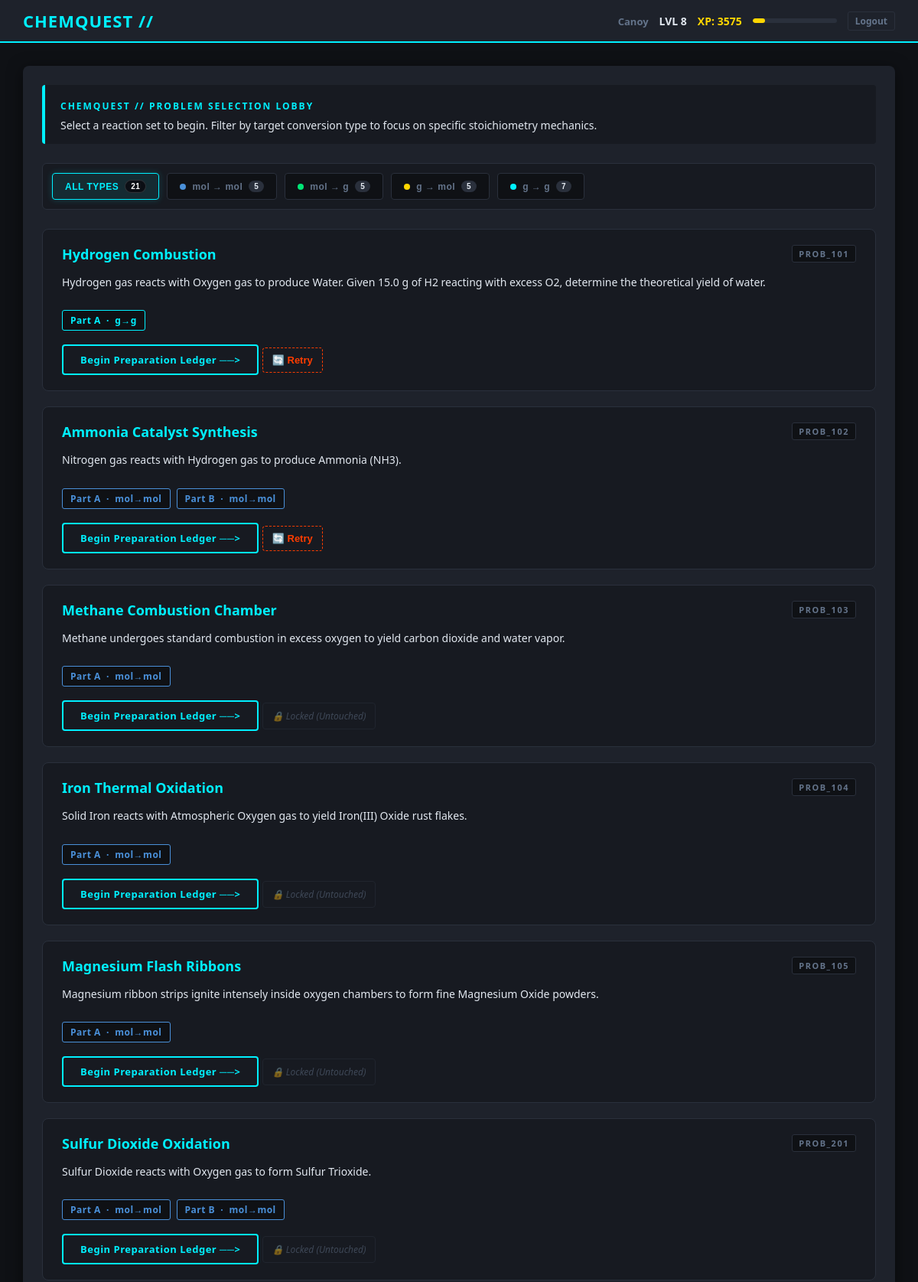
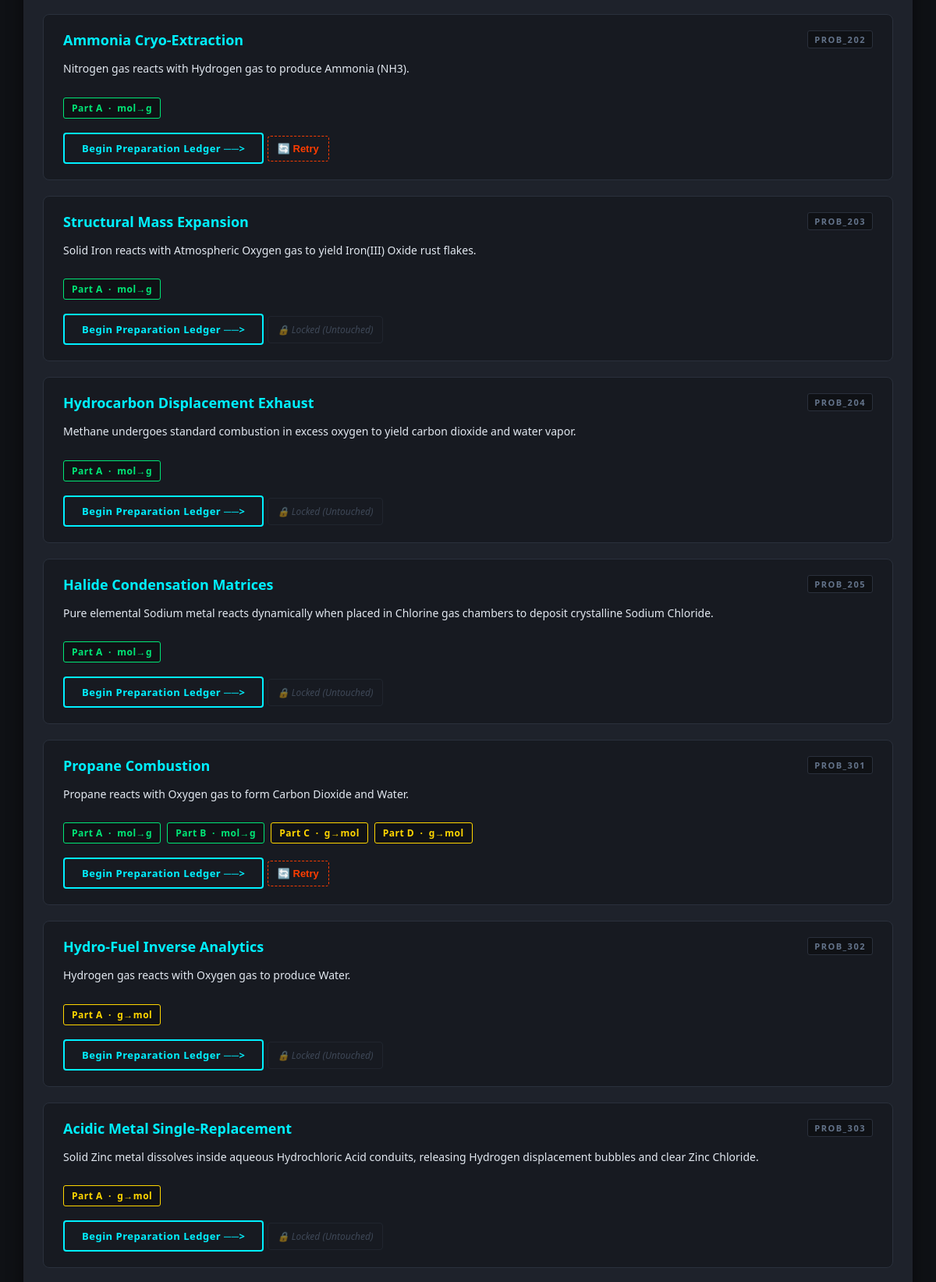
/problem_lobby/ (signed in, upper part), run on the app's committed database (2 pictures, top to bottom).
### core_app/models.py (models this page shows, shortened)
class StoichiometryProblem(models.Model):
    problem_id            = models.CharField(max_length=50, unique=True)
    title                 = models.CharField(max_length=200)
    prompt                = models.TextField()
    reactants_str         = models.CharField(max_length=200)
    products_str          = models.CharField(max_length=200)
    correct_coefficients  = models.CharField(max_length=50)
    is_limiting_problem   = models.BooleanField(default=False)

class ProblemPart(models.Model):
    problem          = models.ForeignKey(StoichiometryProblem, on_delete=models.CASCADE,
                                         related_name='parts')
    part_label       = models.CharField(max_length=10)
    part_prompt      = models.TextField()
    given_substance  = models.ForeignKey(Substance, on_delete=models.PROTECT,
                                         related_name='given_parts')
    given_quantity   = models.DecimalField(max_digits=12, decimal_places=4)
    given_unit       = models.CharField(max_length=10, default='g')
    target_substance = models.ForeignKey(Substance, on_delete=models.PROTECT,
                                         related_name='target_parts')
    target_unit      = models.CharField(max_length=10, default='g')
    conversion_type  = models.CharField(max_length=20, choices=CONVERSION_CHOICES,
                                        default=CONVERSION_G_TO_G)
    correct_answer   = models.DecimalField(max_digits=14, decimal_places=4)
    is_limiting_part = models.BooleanField(default=False)
    order            = models.PositiveSmallIntegerField(default=0)
    limiting_given_quantities = models.JSONField(default=dict, blank=True)
    class Meta:
        ordering = ['order']
        unique_together = [('problem', 'part_label')]

### core_app/views.py (the view)
# urls.py: path('problem_lobby/', views.problem_lobby, name='problem_lobby'),
@login_required
def problem_lobby(request):
    problems = _all_problems()
    answered_problem_ids = set(
        StudentTelemetryLog.objects.filter(user=request.user)
        .values_list('problem_id', flat=True)
    )
    for problem in problems:
        problem.has_telemetry = problem.problem_id in answered_problem_ids
    return render(request, 'problem_lobby.html', {
        'problems': problems
    })

### core_app/context_processors.py (called while the page is built, shortened)
def xp_status(request) -> dict:
    if request.user.is_authenticated:
        profile = getattr(request.user, 'profile', None)
        if profile is None:
            from core_app.models import UserProfile
            profile, _ = UserProfile.objects.get_or_create(user=request.user)
        return {
            'user_level': profile.level,
            'user_total_xp': profile.total_xp,
            'user_xp_into_level': profile.xp_into_current_level,
            'user_level_progress_pct': profile.level_progress_pct,
        }

### core_app/models.py (called while the page is built)
    @property
    def level(self):
        return max(1, self.total_xp // XP_PER_LEVEL + 1)

    @property
    def xp_into_current_level(self):
        return self.total_xp % XP_PER_LEVEL

    @property
    def level_progress_pct(self):
        return round((self.xp_into_current_level / XP_PER_LEVEL) * 100, 1)

### core_app/views.py (called while the page is built, shortened)
def global_user_status(request):
    if request.user.is_authenticated:
        profile, _ = UserProfile.objects.get_or_create(user=request.user)
        return {
            'user_level':            profile.level,
            'user_total_xp':         profile.total_xp,
            'user_xp_into_level':    profile.xp_into_current_level,
            'user_level_progress_pct': profile.level_progress_pct,
        }

def _all_problems():
    return StoichiometryProblem.objects.prefetch_related('parts').order_by('problem_id')

### templates/problem_lobby.html (shortened to what this page needs)
{% extends 'base.html' %}
{% block content %}
<div class="lobby-header">
    <span style="color: var(--cyber-teal); font-weight: bold; font-size: 12px; letter-spacing: 2px;">CHEMQUEST // PROBLEM SELECTION LOBBY</span>
    <p style="margin: 6px 0 0 0; color: var(--text-light); font-size: 14px;">
        Select a reaction set to begin. Filter by target conversion type to focus on specific stoichiometry mechanics.
    </p>
</div>
<div class="filter-ribbon">
    <button class="filter-btn active" onclick="filterCategory('all', this)" data-type="all">
        ALL TYPES <span class="filter-count" id="count-all">0</span>
    </button>
    <button class="filter-btn" onclick="filterCategory('mol_to_mol', this)" data-type="mol_to_mol">
        <span style="display:inline-block; width:8px; height:8px; border-radius:50%; background:#4A90D9;"></span>
        mol → mol <span class="filter-count" id="count-mol_to_mol">0</span>
    </button>
    <button class="filter-btn" onclick="filterCategory('mol_to_g', this)" data-type="mol_to_g">
        <span style="display:inline-block; width:8px; height:8px; border-radius:50%; background:var(--combo-green);"></span>
        mol → g <span class="filter-count" id="count-mol_to_g">0</span>
    </button>
    <button class="filter-btn" onclick="filterCategory('g_to_mol', this)" data-type="g_to_mol">
        <span style="display:inline-block; width:8px; height:8px; border-radius:50%; background:var(--constant-gold);"></span>
        g → mol <span class="filter-count" id="count-g_to_mol">0</span>
    </button>
    <button class="filter-btn" onclick="filterCategory('g_to_g', this)" data-type="g_to_g">
        <span style="display:inline-block; width:8px; height:8px; border-radius:50%; background:var(--cyber-teal);"></span>
        g → g <span class="filter-count" id="count-g_to_g">0</span>
    </button>
</div>
<div class="problem-grid" id="problemGrid">
    {% for problem in problems %}
    <div class="problem-card" data-conversions="{% for part in problem.parts.all %}{{ part.conversion_type }} {% endfor %}">
        <div class="problem-card-header">
            <div>
                <p class="problem-title">
                    {{ problem.title }}
                </p>
                <p class="problem-prompt-preview">{{ problem.prompt }}</p>
            </div>
            <span class="problem-id-badge">{{ problem.problem_id }}</span>
        </div>
        <div class="parts-strip">
            {% for part in problem.parts.all %}
            <span class="part-chip {% if part.conversion_type == 'mol_to_mol' %}mol-to-mol{% elif part.conversion_type == 'mol_to_g' %}mol-to-g{% elif part.conversion_type == 'g_to_mol' %}g-to-mol{% else %}g-to-g{% endif %}">
                Part {{ part.part_label|upper }}
                &nbsp;·&nbsp;
                {% if part.conversion_type == 'mol_to_mol' %}mol→mol
                {% elif part.conversion_type == 'mol_to_g' %}mol→g
                {% elif part.conversion_type == 'g_to_mol' %}g→mol
                {% else %}g→g{% endif %}
            </span>
            {% endfor %}
        </div>
        <a class="btn-start" href="{% url 'preparation_ledger' problem.problem_id %}">
            Begin Preparation Ledger ──>
        </a>
        {% if problem.has_telemetry %}
            <button onclick="return performSystemWipe('{{ problem.problem_id }}');"
            style="text-decoration: none; padding: 8px 12px; border: 1px dashed var(--coral-red); color: var(--coral-red); font-size: 13px; border-radius: 4px; font-weight: bold; display: inline-flex; align-items: center; background-color: transparent; cursor: pointer;">
                🔄 Retry
            </button>
        {% else %}
            <span style="color: var(--text-muted); font-size: 12px; font-style: italic; border: 1px solid #2A303C; padding: 8px 12px; border-radius: 4px; pointer-events: none; opacity: 0.5;">
                🔒 Locked (Untouched)
            </span>
        {% endif %}
    </div>
    {% empty %}
    <p style="color: var(--text-muted); font-size: 15px;">
        No problems found. Run <code>python manage.py seed_problems</code> to populate the database.
    </p>
    {% endfor %}
</div>
{% endblock content %}

### templates/base.html (shortened to what this page needs)
<!DOCTYPE html>
<html lang="en">
<head>
</head>
<body>
<header>
    <h1><a href="{% url 'problem_lobby' %}" style="text-decoration:none; color:inherit;">CHEMQUEST //</a></h1>
    <div class="user-status">
        {% if request.user.is_authenticated %}
            <span>
                <a href="{% url 'student_dashboard' %}" style="color:var(--text-muted); font-size:13px; text-decoration: none;">{{ request.user.username }}</a>
            </span>
        {% endif %}
        <span id="xp-level-display">LVL {{ user_level }}</span>
        <span class="xp-display" id="xp-total-display">XP: {{ user_total_xp }}</span>
        <div style="width:110px; height:6px; background:#2A303C; border-radius:3px;
                    overflow:hidden; cursor:default;"
             title="{{ user_xp_into_level }} / 500 XP into level {{ user_level }}">
            <div id="xp-bar-fill"
                 style="width:{{ user_level_progress_pct }}%; height:100%;
                        background:var(--constant-gold); border-radius:3px;
                        transition:width 0.5s ease;"></div>
        </div>
        {% if request.user.is_authenticated %}
        <a href="{% url 'student_logout' %}"
           style="color:var(--text-muted); font-size:12px; text-decoration:none;
                  border:1px solid #2A303C; padding:3px 9px; border-radius:3px;">
            Logout
        </a>
        {% else %}
        <a href="{% url 'student_login' %}"
           style="color:var(--cyber-teal); font-size:12px; text-decoration:none;
                  border:1px solid var(--cyber-teal); padding:3px 9px; border-radius:3px;">
            Login
        </a>
        {% endif %}
    </div>
</header>
<main>
    <div class="workspace-container">
        {% block content %}{% endblock content %}
    </div>
</main>
</body>
</html>

### templates/base.html (style rules this page uses)
:root { --bg-dark: #0F1115; --bg-slate: #1E222B; --cyber-teal: #00F0FF; --combo-green: #00E676; --coral-red: #FF3D00; --constant-gold: #FFD600; --text-light: #E2E8F0; --text-muted: #64748B; }
body { background-color: var(--bg-dark); color: var(--text-light); font-family: 'Segoe UI', Tahoma, Geneva, Verdana, sans-serif; margin: 0; padding: 0; display: flex; flex-direction: column; min-height: 100vh; }
header { background-color: var(--bg-slate); border-bottom: 2px solid var(--cyber-teal); padding: 12px 30px; display: flex; justify-content: space-between; align-items: center; gap: 16px; flex-wrap: wrap; }
header h1 { margin: 0; font-size: 22px; color: var(--cyber-teal); letter-spacing: 1px; }
.user-status { display: flex; gap: 14px; align-items: center; flex-wrap: wrap; font-weight: bold; font-size: 14px; }
.xp-display { color: var(--constant-gold); }
main { flex: 1; padding: 30px; display: flex; justify-content: center; }
.workspace-container { background-color: var(--bg-slate); border-radius: 8px; width: 100%; max-width: 1200px; padding: 25px; box-shadow: 0 4px 20px rgba(0,0,0,0.5); }

### templates/problem_lobby.html (style rules this page uses)
.lobby-header { border-left: 4px solid var(--cyber-teal); padding: 15px 20px; background: #171A21; border-radius: 4px; margin-bottom: 25px; }
.filter-ribbon { display: flex; gap: 10px; flex-wrap: wrap; margin-bottom: 25px; background: #171A21; padding: 12px; border-radius: 6px; border: 1px solid #2A303C; }
.filter-btn { background: var(--bg-dark); border: 1px solid #2A303C; color: var(--text-muted); padding: 8px 16px; font-size: 12px; font-weight: bold; border-radius: 4px; cursor: pointer; letter-spacing: 0.5px; transition: all 0.2s ease; display: flex; align-items: center; gap: 8px; }
.filter-btn.active { background: rgba(0, 240, 255, 0.08); border-color: var(--cyber-teal); color: var(--cyber-teal); box-shadow: 0 0 8px rgba(0, 240, 255, 0.2); }
.filter-count { font-size: 10px; padding: 2px 7px; border-radius: 10px; background: #2A303C; color: var(--text-light); font-weight: bold; transition: all 0.2s ease; }
.filter-btn.active .filter-count { background: #0B0E14; color: #FFFFFF; border: 1px solid rgba(255, 255, 255, 0.15); }
.problem-grid { display: flex; flex-direction: column; gap: 20px; }
.problem-card { background: #171A21; border: 1px solid #2A303C; border-radius: 8px; padding: 20px 25px; transition: border-color 0.2s ease, box-shadow 0.2s ease; }
.problem-card-header { display: flex; justify-content: space-between; align-items: flex-start; margin-bottom: 10px; }
.problem-id-badge { font-size: 11px; font-weight: bold; letter-spacing: 1.5px; color: var(--text-muted); background: var(--bg-dark); padding: 3px 8px; border-radius: 3px; border: 1px solid #2A303C; }
.problem-title { font-size: 18px; font-weight: bold; color: var(--cyber-teal); margin: 0 0 6px 0; }
.problem-prompt-preview { color: var(--text-light); font-size: 14px; line-height: 1.6; margin-bottom: 15px; }
.parts-strip { display: flex; gap: 8px; flex-wrap: wrap; margin-bottom: 18px; }
.part-chip { font-size: 12px; font-weight: bold; padding: 4px 10px; border-radius: 3px; border: 1px solid #2A303C; color: var(--text-muted); background: var(--bg-dark); letter-spacing: 0.5px; }
.part-chip.mol-to-mol { border-color: #4A90D9; color: #4A90D9; }
.part-chip.mol-to-g { border-color: var(--combo-green); color: var(--combo-green); }
.part-chip.g-to-mol { border-color: var(--constant-gold); color: var(--constant-gold); }
.part-chip.g-to-g { border-color: var(--cyber-teal); color: var(--cyber-teal); }
.btn-start { background: transparent; border: 2px solid var(--cyber-teal); color: var(--cyber-teal); padding: 9px 22px; font-weight: bold; font-size: 13px; border-radius: 4px; cursor: pointer; letter-spacing: 0.5px; transition: all 0.2s ease; text-decoration: none; display: inline-block; }

### data on the page
StoichiometryProblem: title "Hydrogen Combustion", prompt "Hydrogen gas reacts with Oxygen gas to produce Water. Given 15.0 g of H2 reacting with excess O2, determine the theoretical yield of water.", problem_id "PROB_101"
ProblemPart: part_label "A", conversion_type "g→g"
StoichiometryProblem: title "Ammonia Catalyst Synthesis", prompt "Nitrogen gas reacts with Hydrogen gas to produce Ammonia (NH3).", problem_id "PROB_102"
ProblemPart: part_label "A", conversion_type "mol→mol"
ProblemPart: part_label "B", conversion_type "mol→mol"
StoichiometryProblem: title "Methane Combustion Chamber", prompt "Methane undergoes standard combustion in excess oxygen to yield carbon dioxide and water vapor.", problem_id "PROB_103", shows "🔒 Locked (Untouched)"
ProblemPart: part_label "A", conversion_type "mol→mol"
StoichiometryProblem: title "Iron Thermal Oxidation", prompt "Solid Iron reacts with Atmospheric Oxygen gas to yield Iron(III) Oxide rust flakes.", problem_id "PROB_104", shows "🔒 Locked (Untouched)"
ProblemPart: part_label "A", conversion_type "mol→mol"
StoichiometryProblem: title "Magnesium Flash Ribbons", prompt "Magnesium ribbon strips ignite intensely inside oxygen chambers to form fine Magnesium Oxide powders.", problem_id "PROB_105", shows "🔒 Locked (Untouched)"
ProblemPart: part_label "A", conversion_type "mol→mol"
StoichiometryProblem: title "Sulfur Dioxide Oxidation", prompt "Sulfur Dioxide reacts with Oxygen gas to form Sulfur Trioxide.", problem_id "PROB_201", shows "🔒 Locked (Untouched)"
ProblemPart: part_label "A", conversion_type "mol→mol"
ProblemPart: part_label "B", conversion_type "mol→mol"
StoichiometryProblem: title "Ammonia Cryo-Extraction", prompt "Nitrogen gas reacts with Hydrogen gas to produce Ammonia (NH3).", problem_id "PROB_202"
ProblemPart: part_label "A", conversion_type "mol→g"
StoichiometryProblem: title "Structural Mass Expansion", prompt "Solid Iron reacts with Atmospheric Oxygen gas to yield Iron(III) Oxide rust flakes.", problem_id "PROB_203", shows "🔒 Locked (Untouched)"
ProblemPart: part_label "A", conversion_type "mol→g"
StoichiometryProblem: title "Hydrocarbon Displacement Exhaust", prompt "Methane undergoes standard combustion in excess oxygen to yield carbon dioxide and water vapor.", problem_id "PROB_204", shows "🔒 Locked (Untouched)"
ProblemPart: part_label "A", conversion_type "mol→g"
StoichiometryProblem: title "Halide Condensation Matrices", prompt "Pure elemental Sodium metal reacts dynamically when placed in Chlorine gas chambers to deposit crystalline Sodium Chloride.", problem_id "PROB_205", shows "🔒 Locked (Untouched)"
ProblemPart: part_label "A", conversion_type "mol→g"
StoichiometryProblem: title "Propane Combustion", prompt "Propane reacts with Oxygen gas to form Carbon Dioxide and Water.", problem_id "PROB_301"
ProblemPart: part_label "A", conversion_type "mol→g"
ProblemPart: part_label "B", conversion_type "mol→g"
ProblemPart: part_label "C", conversion_type "g→mol"
ProblemPart: part_label "D", conversion_type "g→mol"
StoichiometryProblem: title "Hydro-Fuel Inverse Analytics", prompt "Hydrogen gas reacts with Oxygen gas to produce Water.", problem_id "PROB_302", shows "🔒 Locked (Untouched)"
ProblemPart: part_label "A", conversion_type "g→mol"
StoichiometryProblem: title "Acidic Metal Single-Replacement", prompt "Solid Zinc metal dissolves inside aqueous Hydrochloric Acid conduits, releasing Hydrogen displacement bubbles and clear Zinc Chloride.", problem_id "PROB_303", shows "🔒 Locked (Untouched)"
ProblemPart: part_label "A", conversion_type "g→mol"

### other printed values
{{ request.user.username }} "Canoy"
{{ user_level }} "8"
{{ user_total_xp }} "3575"
